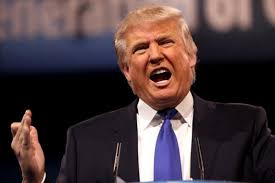
#> input picture Unknown.jpeg, 275 x 183 px, given in place of Unknown.jpg, which was not available
$ python blur.py
#> lines starting #> are read from the running program, lines starting #| are printed output that depends on the picture
import cv2
img = cv2.imread('Unknown.jpg')
#> img is the input picture: shape (183, 275, 3); mean B, G, R 61, 58.3, 74.8
blurImg = cv2.blur(img,(10,10))
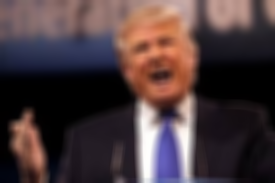
#> blurImg: shape (183, 275, 3); mean B, G, R 61.1, 58.5, 75
cv2.imshow('blurred image',blurImg)
cv2.waitKey(0)
cv2.destroyAllWindows()

$ run again, with ss.png saved as Unknown.jpeg
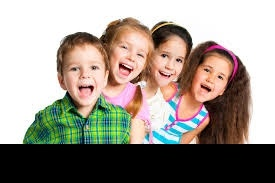
#> input picture ss.png, 275 x 183 px, given in place of Unknown.jpg, which was not available
#> img is the input picture: shape (183, 275, 3); mean B, G, R 138.2, 147.8, 155.9
#> `blurImg = cv2.blur(img,(10,10))`:
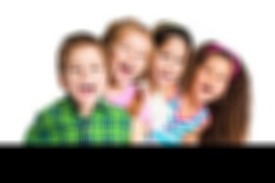
#> blurImg: shape (183, 275, 3); mean B, G, R 138.9, 148.5, 156.6
